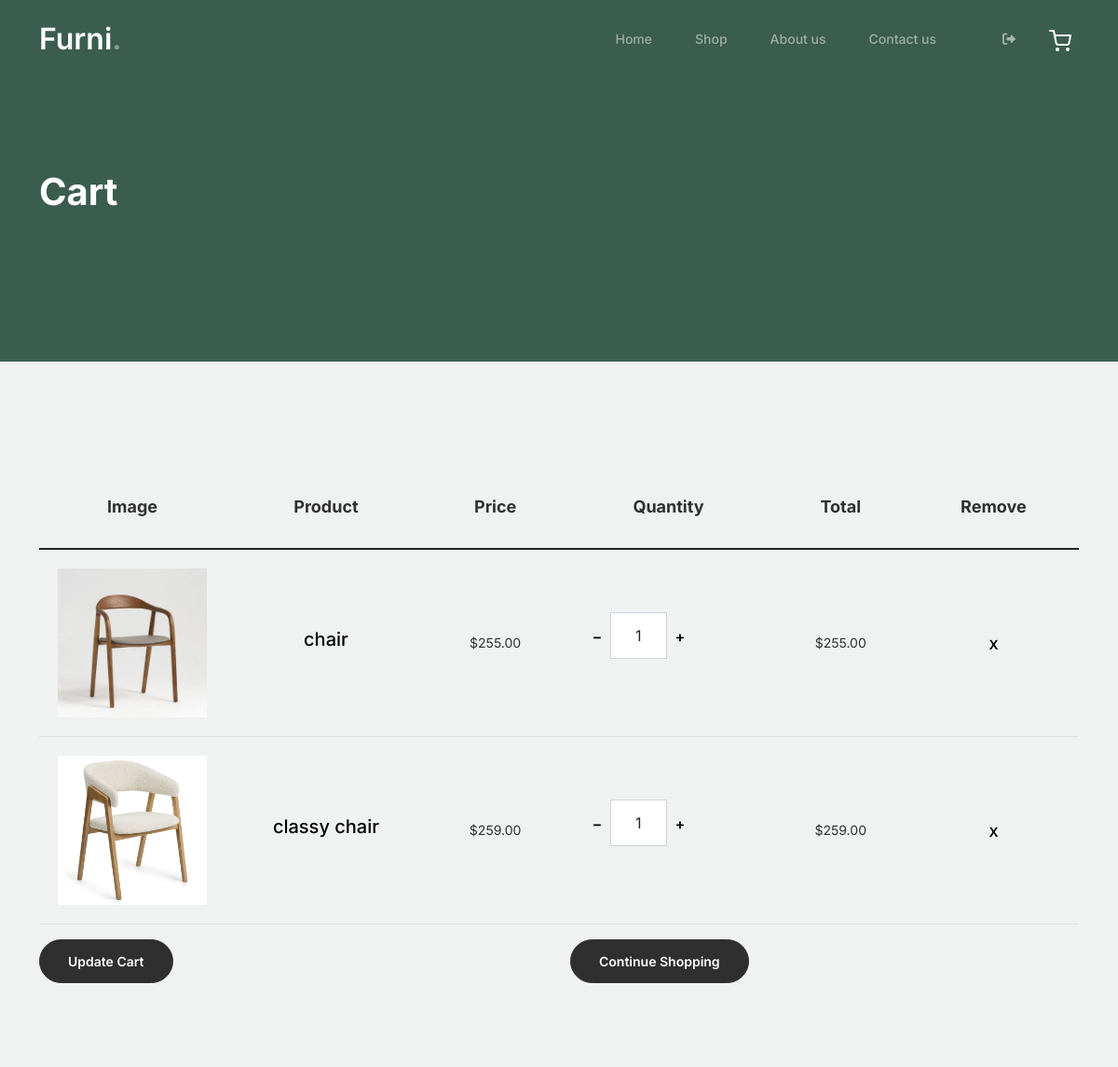
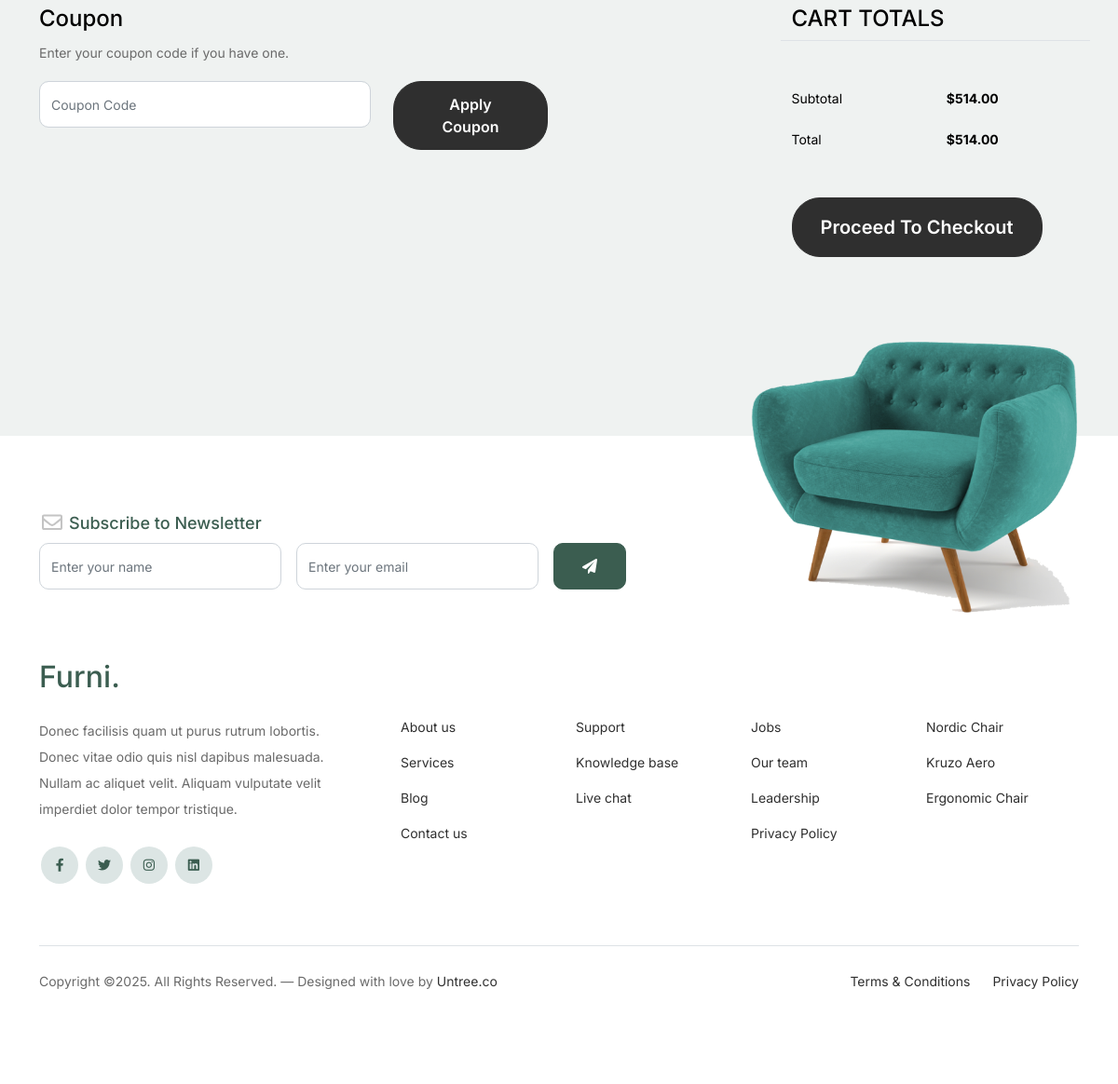
Page /furniture/cart.php (signed in) on the committed database (2 pictures, top to bottom).
### tables this page shows
CREATE TABLE `cart` (
  `id` int(11) NOT NULL,
  `user_id` int(11) NOT NULL,
  `product_id` int(11) NOT NULL,
  `name` varchar(255) NOT NULL,
  `price` decimal(10,2) NOT NULL,
  `image` varchar(255) NOT NULL,
  `quantity` int(11) NOT NULL,
  `created_at` timestamp NOT NULL DEFAULT current_timestamp()
);

### furniture/cart.php (the view, shortened to what this page needs)
<?php
$host = 'localhost';
$dbname = 'home_decor_db';
$username = 'root';
$password = '';
try {
    $pdo = new PDO("mysql:host=$host;dbname=$dbname", $username, $password);
    $pdo->setAttribute(PDO::ATTR_ERRMODE, PDO::ERRMODE_EXCEPTION);
} catch (PDOException $e) {
    die("Connection failed: " . $e->getMessage());
}
if (isset($_SESSION['user_logged_in']) && $_SESSION['user_logged_in'] && isset($_SESSION['user_id'])) {
    if (!isset($_SESSION['cart']) || empty($_SESSION['cart'])) {
        $stmt = $pdo->prepare("SELECT * FROM cart WHERE user_id = ?");
        $stmt->execute([$_SESSION['user_id']]);
        $cartItems = $stmt->fetchAll(PDO::FETCH_ASSOC);
    }
} else {
    if (!isset($_SESSION['cart'])) {
        $_SESSION['cart'] = [];
    }
}
$subtotal = 0;
foreach ($_SESSION['cart'] as $item) {
    $subtotal += $item['price'] * $item['quantity'];
}
$total = $subtotal;
?>
<!doctype html>
<html lang="en">
<head>
    <link href="css/bootstrap.min.css" rel="stylesheet">
    <link href="https://cdnjs.cloudflare.com/ajax/libs/font-awesome/6.0.0-beta3/css/all.min.css" rel="stylesheet">
    <link href="css/tiny-slider.css" rel="stylesheet">
    <link href="css/style.css" rel="stylesheet">
</head>
<body>
    <nav class="custom-navbar navbar navbar-expand-md navbar-dark bg-dark" aria-label="Furni navigation bar">
        <div class="container">
            <a class="navbar-brand" href="index.php">Furni<span>.</span></a>
            <div class="collapse navbar-collapse" id="navbarsFurni">
                <ul class="custom-navbar-nav navbar-nav ms-auto mb-2 mb-md-0">
                    <li class="nav-item"><a class="nav-link" href="index.php">Home</a></li>
                    <li><a class="nav-link" href="shop1.php">Shop</a></li>
                    <li><a class="nav-link" href="about.php">About us</a></li>
                    <li><a class="nav-link" href="contact.php">Contact us</a></li>
                </ul>
                <ul class="custom-navbar-cta navbar-nav mb-2 mb-md-0 ms-5">
                    <?php if (isset($_SESSION['user_logged_in']) && $_SESSION['user_logged_in']): ?>
                        <li><a class="nav-link" href="logout.php"><i class="fas fa-sign-out-alt" title="Logout"></i></a></li>
                    <?php else: ?>
                        <li><a class="nav-link" href="login.php"><img src="images/user.svg"></a></li>
                    <?php endif; ?>
                    <li><a class="nav-link" href="cart.php"><img src="images/cart.svg"></a></li>
                </ul>
            </div>
        </div>
    </nav>
    <div class="hero">
        <div class="container">
            <div class="row justify-content-between">
                <div class="col-lg-5">
                    <div class="intro-excerpt">
                        <h1>Cart</h1>
                    </div>
                </div>
                <div class="col-lg-7"></div>
            </div>
        </div>
    </div>
    <div class="untree_co-section before-footer-section">
        <div class="container">
            <div class="row mb-5">
                <form class="col-md-12" method="post" action="cart.php">
                    <div class="site-blocks-table">
                        <table class="table">
                            <thead>
                                <tr>
                                    <th class="product-thumbnail">Image</th>
                                    <th class="product-name">Product</th>
                                    <th class="product-price">Price</th>
                                    <th class="product-quantity">Quantity</th>
                                    <th class="product-total">Total</th>
                                    <th class="product-remove">Remove</th>
                                </tr>
                            </thead>
                            <tbody>
                                <?php if (empty($_SESSION['cart'])): ?>
                                    <tr><td colspan="6" class="text-center">Your cart is empty.</td></tr>
                                <?php else: ?>
                                    <?php foreach ($_SESSION['cart'] as $product_id => $item): ?>
                                        <tr>
                                            <td class="product-thumbnail">
                                                <img src="<?php echo htmlspecialchars($item['image']); ?>" alt="Image" class="img-fluid">
                                            </td>
                                            <td class="product-name">
                                                <h2 class="h5 text-black"><?php echo htmlspecialchars($item['name']); ?></h2>
                                            </td>
                                            <td>$<?php echo number_format($item['price'], 2); ?></td>
                                            <td>
                                                <div class="input-group mb-3 d-flex align-items-center quantity-container" style="max-width: 120px;">
                                                    <div class="input-group-prepend">
                                                        <button class="btn btn-outline-black decrease" type="button">&minus;</button>
                                                    </div>
                                                    <input type="text" class="form-control text-center quantity-amount" name="quantity[<?php echo $product_id; ?>]" value="<?php echo $item['quantity']; ?>" aria-label="Quantity">
                                                    <div class="input-group-append">
                                                        <button class="btn btn-outline-black increase" type="button">&plus;</button>
                                                    </div>
                                                </div>
                                            </td>
                                            <td>$<?php echo number_format($item['price'] * $item['quantity'], 2); ?></td>
                                            <td><a href="cart.php?remove=<?php echo $product_id; ?>" class="btn btn-black btn-sm">X</a></td>
                                        </tr>
                                    <?php endforeach; ?>
                                <?php endif; ?>
                            </tbody>
                        </table>
                    </div>
                    <div class="row mb-5">
                        <div class="col-md-6 mb-3 mb-md-0">
                            <button type="submit" name="update_cart" class="btn btn-black btn-sm btn-block">Update Cart</button>
                        </div>
                        <div class="col-md-6">
                            <a href="shop1.php" class="btn btn-outline-black btn-sm btn-block">Continue Shopping</a>
                        </div>
                    </div>
                </form>
            </div>
            <div class="row">
                <div class="col-md-6">
                    <div class="row">
                        <div class="col-md-12">
                            <label class="text-black h4" for="coupon">Coupon</label>
                            <p>Enter your coupon code if you have one.</p>
                        </div>
                        <div class="col-md-8 mb-3 mb-md-0">
                            <input type="text" class="form-control py-3" id="coupon" placeholder="Coupon Code">
                        </div>
                        <div class="col-md-4">
                            <button class="btn btn-black">Apply Coupon</button>
                        </div>
                    </div>
                </div>
                <div class="col-md-6 pl-5">
                    <div class="row justify-content-end">
                        <div class="col-md-7">
                            <div class="row">
                                <div class="col-md-12 text-right border-bottom mb-5">
                                    <h3 class="text-black h4 text-uppercase">Cart Totals</h3>
                                </div>
                            </div>
                            <div class="row mb-3">
                                <div class="col-md-6"><span class="text-black">Subtotal</span></div>
                                <div class="col-md-6 text-right"><strong class="text-black">$<?php echo number_format($subtotal, 2); ?></strong></div>
                            </div>
                            <div class="row mb-5">
                                <div class="col-md-6"><span class="text-black">Total</span></div>
                                <div class="col-md-6 text-right"><strong class="text-black">$<?php echo number_format($total, 2); ?></strong></div>
                            </div>
                            <div class="row">
                                <div class="col-md-12">
                                    <a href="checkout.php" class="btn btn-black btn-lg py-3 btn-block">Proceed To Checkout</a>
                                </div>
                            </div>
                        </div>
                    </div>
                </div>
            </div>
        </div>
    </div>
    <footer class="footer-section">
        <div class="container relative">
            <div class="sofa-img"><img src="images/sofa.png" alt="Image" class="img-fluid"></div>
            <div class="row">
                <div class="col-lg-8">
                    <div class="subscription-form">
                        <h3 class="d-flex align-items-center"><span class="me-1"><img src="images/envelope-outline.svg" alt="Image" class="img-fluid"></span><span>Subscribe to Newsletter</span></h3>
                        <form action="#" class="row g-3">
                            <div class="col-auto"><input type="text" class="form-control" placeholder="Enter your name"></div>
                            <div class="col-auto"><input type="email" class="form-control" placeholder="Enter your email"></div>
                            <div class="col-auto"><button class="btn btn-primary"><span class="fa fa-paper-plane"></span></button></div>
                        </form>
                    </div>
                </div>
            </div>
            <div class="row g-5 mb-5">
                <div class="col-lg-4">
                    <div class="mb-4 footer-logo-wrap"><a href="#" class="footer-logo">Furni<span>.</span></a></div>
                    <p class="mb-4">Donec facilisis quam ut purus rutrum lobortis. Donec vitae odio quis nisl dapibus malesuada. Nullam ac aliquet velit. Aliquam vulputate velit imperdiet dolor tempor tristique.</p>
                    <ul class="list-unstyled custom-social">
                        <li><a href="#"><span class="fa fa-brands fa-facebook-f"></span></a></li>
                        <li><a href="#"><span class="fa fa-brands fa-twitter"></span></a></li>
                        <li><a href="#"><span class="fa fa-brands fa-instagram"></span></a></li>
                        <li><a href="#"><span class="fa fa-brands fa-linkedin"></span></a></li>
                    </ul>
                </div>
                <div class="col-lg-8">
                    <div class="row links-wrap">
                        <div class="col-6 col-sm-6 col-md-3">
                            <ul class="list-unstyled">
                                <li><a href="#">About us</a></li>
                                <li><a href="#">Services</a></li>
                                <li><a href="#">Blog</a></li>
                                <li><a href="#">Contact us</a></li>
                            </ul>
                        </div>
                        <div class="col-6 col-sm-6 col-md-3">
                            <ul class="list-unstyled">
                                <li><a href="#">Support</a></li>
                                <li><a href="#">Knowledge base</a></li>
                                <li><a href="#">Live chat</a></li>
                            </ul>
                        </div>
                        <div class="col-6 col-sm-6 col-md-3">
                            <ul class="list-unstyled">
                                <li><a href="#">Jobs</a></li>
                                <li><a href="#">Our team</a></li>
                                <li><a href="#">Leadership</a></li>
                                <li><a href="#">Privacy Policy</a></li>
                            </ul>
                        </div>
                        <div class="col-6 col-sm-6 col-md-3">
                            <ul class="list-unstyled">
                                <li><a href="#">Nordic Chair</a></li>
                                <li><a href="#">Kruzo Aero</a></li>
                                <li><a href="#">Ergonomic Chair</a></li>
                            </ul>
                        </div>
                    </div>
                </div>
            </div>
            <div class="border-top copyright">
                <div class="row pt-4">
                    <div class="col-lg-6">
                        <p class="mb-2 text-center text-lg-start">Copyright &copy;<script>document.write(new Date().getFullYear());</script>. All Rights Reserved. &mdash; Designed with love by <a href="https://untree.co">Untree.co</a></p>
                    </div>
                    <div class="col-lg-6 text-center text-lg-end">
                        <ul class="list-unstyled d-inline-flex ms-auto">
                            <li class="me-4"><a href="#">Terms &amp; Conditions</a></li>
                            <li><a href="#">Privacy Policy</a></li>
                        </ul>
                    </div>
                </div>
            </div>
        </div>
    </footer>
</body>
</html>

### rows in the picture
cart: image (picture), name "chair", price "255.00", quantity "1", $item['price']*$item['quantity'] "255.00"
cart: image (picture), name "classy chair", price "259.00", quantity "1", $item['price']*$item['quantity'] "259.00"

### other values in the picture
$subtotal "514.00"
$total "514.00"
